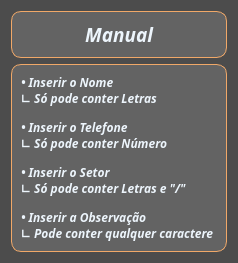
               <widget class="QFrame" name="frame_3">
                <property name="styleSheet">
                 <string notr="true">background-color: rgb(76, 76, 76);
border-radius: 10px;</string>
                </property>
                <property name="frameShape">
                 <enum>QFrame::StyledPanel</enum>
                </property>
                <property name="frameShadow">
                 <enum>QFrame::Raised</enum>
                </property>
                <layout class="QVBoxLayout" name="verticalLayout_6">
                 <item>
                  <widget class="QFrame" name="frame_5">
                   <property name="styleSheet">
                    <string notr="true">border-color: rgb(240, 168, 104);
border-radius: 10px;
border-style: solid;
border-width: 1px;
background-color: rgb(99, 99, 99);</string>
                   </property>
                   <property name="frameShape">
                    <enum>QFrame::StyledPanel</enum>
                   </property>
                   <property name="frameShadow">
                    <enum>QFrame::Raised</enum>
                   </property>
                   <layout class="QHBoxLayout" name="horizontalLayout_5">
                    <item>
                     <widget class="QLabel" name="label_4">
                      <property name="font">
                       <font>
                        <family>Source Code Pro</family>
                        <pointsize>16</pointsize>
                        <weight>75</weight>
                        <italic>true</italic>
                        <bold>true</bold>
                       </font>
                      </property>
                      <property name="styleSheet">
                       <string notr="true">color: rgb(237, 245, 252);
border: none;</string>
                      </property>
                      <property name="text">
                       <string>&lt;html&gt;&lt;head/&gt;&lt;body&gt;&lt;p align=&quot;center&quot;&gt;&lt;span style=&quot; font-size:14pt;&quot;&gt;Manual&lt;/span&gt;&lt;/p&gt;&lt;/body&gt;&lt;/html&gt;</string>
                      </property>
                     </widget>
                    </item>
                   </layout>
                  </widget>
                 </item>
                 <item>
                  <widget class="QFrame" name="frame_6">
                   <property name="styleSheet">
                    <string notr="true">border-color: rgb(240, 168, 104);
border-radius: 10px;
border-style: solid;
border-width: 1px;
background-color: rgb(99, 99, 99);</string>
                   </property>
                   <property name="frameShape">
                    <enum>QFrame::StyledPanel</enum>
                   </property>
                   <property name="frameShadow">
                    <enum>QFrame::Raised</enum>
                   </property>
                   <layout class="QVBoxLayout" name="verticalLayout_7">
                    <item>
                     <widget class="QLabel" name="label_5">
                      <property name="sizePolicy">
                       <sizepolicy hsizetype="Preferred" vsizetype="Expanding">
                        <horstretch>0</horstretch>
                        <verstretch>0</verstretch>
                       </sizepolicy>
                      </property>
                      <property name="font">
                       <font>
                        <family>Source Code Pro</family>
                        <pointsize>9</pointsize>
                        <weight>75</weight>
                        <italic>true</italic>
                        <bold>true</bold>
                       </font>
                      </property>
                      <property name="contextMenuPolicy">
                       <enum>Qt::DefaultContextMenu</enum>
                      </property>
                      <property name="acceptDrops">
                       <bool>false</bool>
                      </property>
                      <property name="styleSheet">
                       <string notr="true">color: rgb(237, 245, 252);
border: none;</string>
                      </property>
                      <property name="text">
                       <string>&lt;html&gt;&lt;head/&gt;&lt;body&gt;&lt;p&gt;• Inserir o Nome&lt;br/&gt;∟ Só pode conter Letras &lt;/p&gt;&lt;p&gt;• Inserir o Telefone &lt;br/&gt;∟ Só pode conter Número&lt;/p&gt;&lt;p&gt;• Inserir o Setor &lt;br/&gt;∟ Só pode conter Letras e &amp;quot;/&amp;quot; &lt;/p&gt;&lt;p&gt;• Inserir a Observação &lt;br/&gt;∟ Pode conter qualquer caractere &lt;/p&gt;&lt;/body&gt;&lt;/html&gt;</string>
                      </property>
                     </widget>
                    </item>
                   </layout>
                  </widget>
                 </item>
                </layout>
               </widget>
